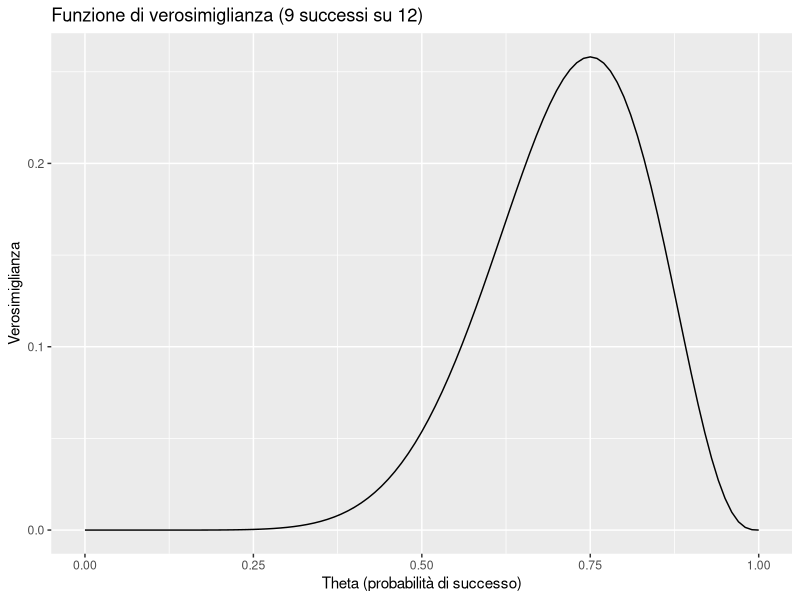
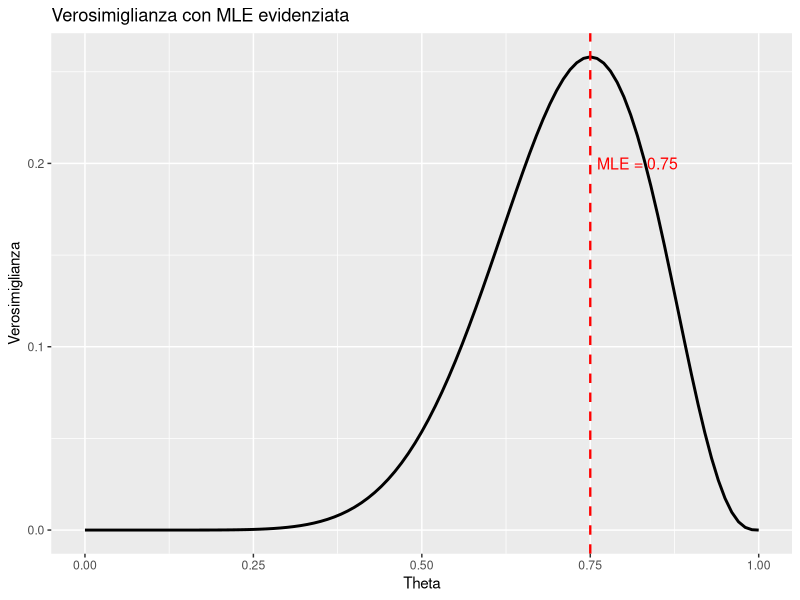
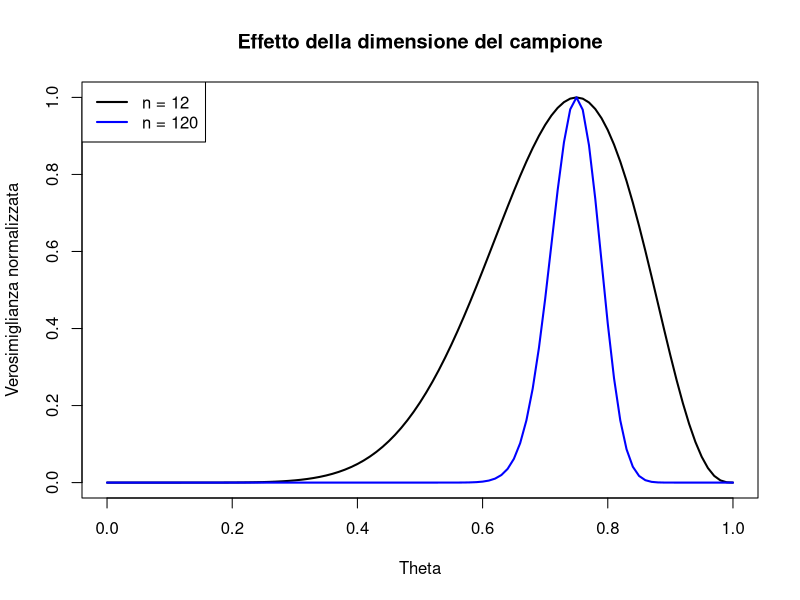
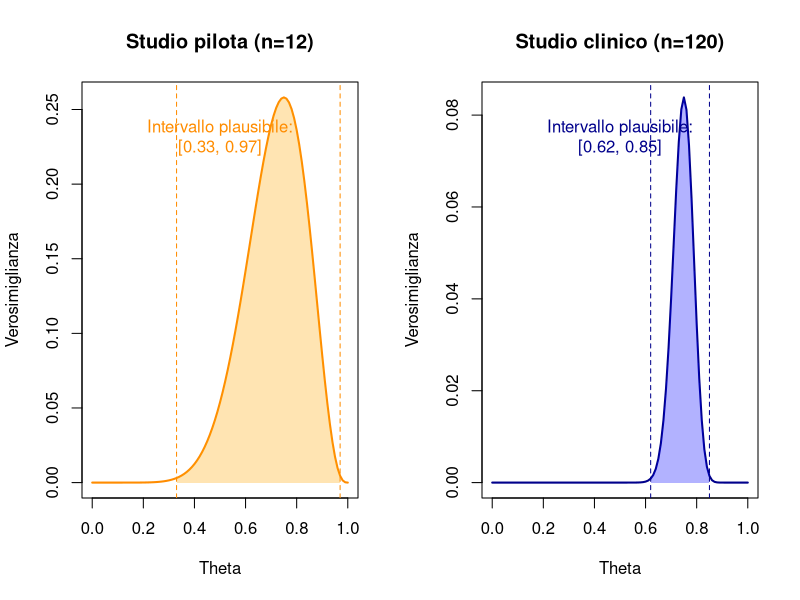
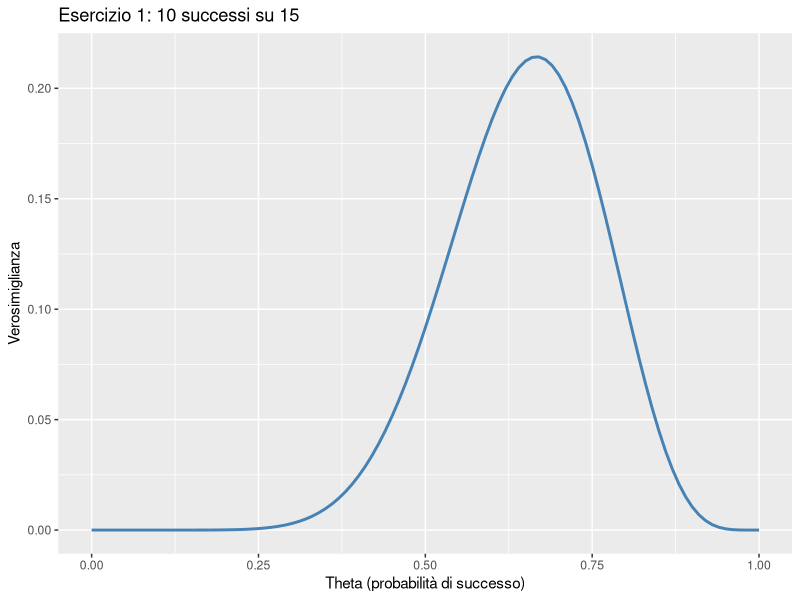
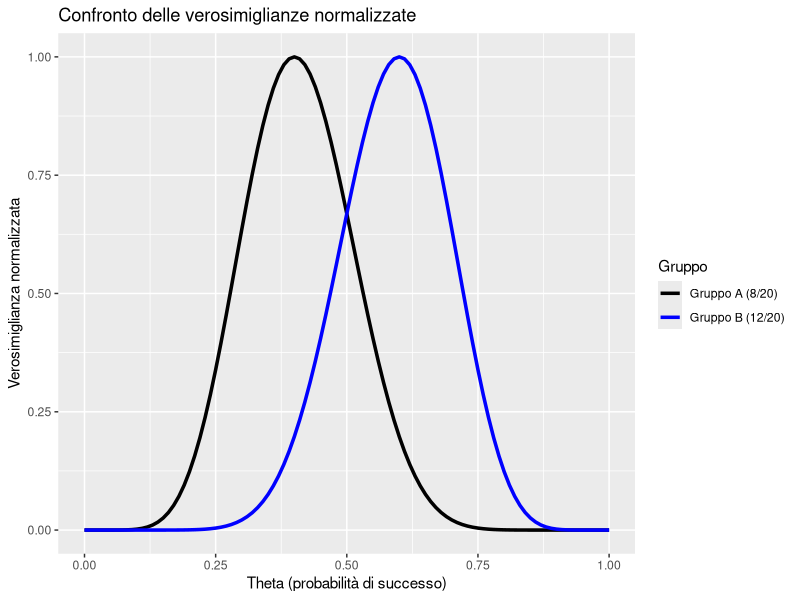
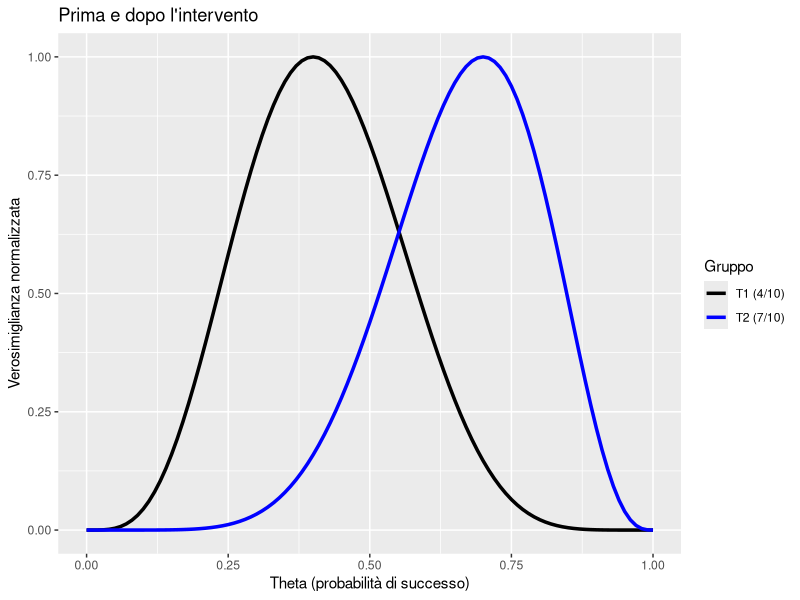
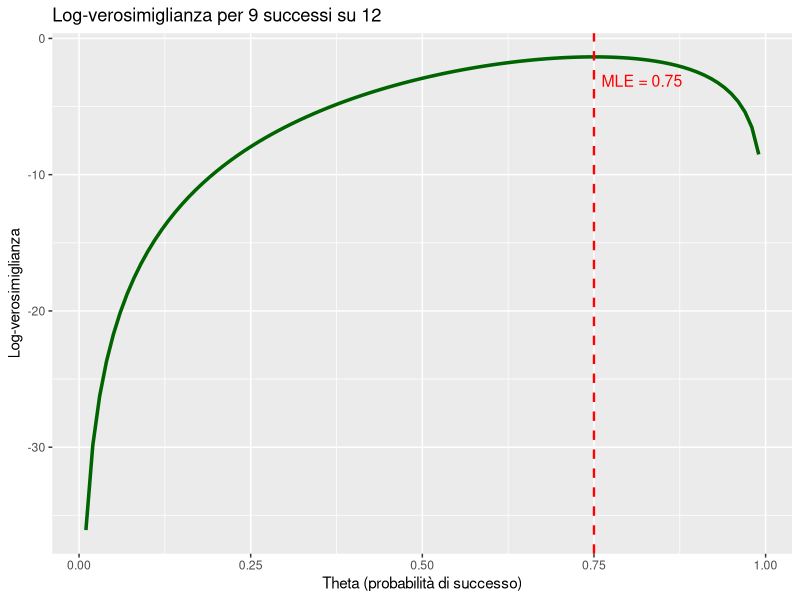

The R script that drew these images, in order:
## ---- chunk 1
#| echo: false
set.seed(42)
## ---- chunk 2
n <- 12 # Numero totale di pazienti
y <- 9 # Numero di successi (miglioramenti)
## ---- chunk 3
# Verosimiglianza per theta = 0.5
dbinom(x = 9, size = 12, prob = 0.5)
## ---- chunk 4
# Verosimiglianza per theta = 0.75
dbinom(x = 9, size = 12, prob = 0.75)
## ---- chunk 5
dbinom(9, 12, prob = 0.5)   # theta = 0.5
dbinom(9, 12, prob = 0.75)  # theta = 0.75
dbinom(9, 12, prob = 0.9)   # theta = 0.9
## ---- chunk 6
# Valori di theta da 0 a 1, a intervalli di 0.01
theta <- seq(from = 0, to = 1, by = 0.01)
## ---- chunk 7
# Esaminiamo i primi 10 valori
theta[1:10]
## ---- chunk 8
# Quanti valori abbiamo?
length(theta)
## ---- chunk 9
# Calcola la verosimiglianza per TUTTI i valori di theta
verosim <- dbinom(x = 9, size = 12, prob = theta)
## ---- chunk 10
# Prime 10 verosimiglianze
head(verosim, 10)
## ---- chunk 11
# Dimensione: tanti valori di verosimiglianza quanti sono i valori di theta
length(verosim)
## ---- chunk 12
library(ggplot2)
g1 <- ggplot(
  data.frame(theta = theta, verosim = verosim), 
  aes(x = theta, y = verosim)) +
  geom_line() +
  labs(x = "Theta (probabilità di successo)",
       y = "Verosimiglianza",
       title = "Funzione di verosimiglianza (9 successi su 12)"
  )
## ---- chunk 13
#| echo: false

g1
## ---- chunk 14
# Il valore più alto che raggiunge la nostra curva
massimo_verosim <- max(verosim)
massimo_verosim
## ---- chunk 15
# which.max() ci dice DOVE si trova il massimo
# Pensa: "which" = "quale", "max" = "massimo"
posizione_massimo <- which.max(verosim)
posizione_massimo
## ---- chunk 16
# Prendiamo il θ che corrisponde a quella posizione
theta_massimo <- theta[posizione_massimo]
theta_massimo
## ---- chunk 17
# Creiamo un dataframe con i dati
dati <- data.frame(theta = theta, verosim = verosim)

g2 <- ggplot(dati, aes(x = theta, y = verosim)) +
  # Linea della curva di verosimiglianza
  geom_line(color = "black", size = 1) +
  # Linea verticale rossa tratteggiata alla MLE
  geom_vline(xintercept = 0.75, color = "red", linetype = "dashed", size = 0.8) +
  # Etichetta del testo
  annotate("text", x = 0.82, y = 0.2, 
           label = "MLE = 0.75", color = "red", size = 4) +
  # Titoli degli assi
  labs(x = "Theta", 
       y = "Verosimiglianza",
       title = "Verosimiglianza con MLE evidenziata")
## ---- chunk 18
#| echo: false
g2
## ---- chunk 19
# Caso 1: n = 12
verosim_12 <- dbinom(9, 12, prob = theta)

# Caso 2: n = 120
verosim_120 <- dbinom(90, 120, prob = theta)
## ---- chunk 20
verosim_12_norm <- verosim_12 / max(verosim_12)
verosim_120_norm <- verosim_120 / max(verosim_120)
## ---- chunk 21
plot(theta, verosim_12_norm, type = "l", lwd = 2,
     xlab = "Theta", ylab = "Verosimiglianza normalizzata",
     main = "Effetto della dimensione del campione")
lines(theta, verosim_120_norm, col = "blue", lwd = 2)
legend("topleft", c("n = 12", "n = 120"), col = c("black", "blue"), lwd = 2)
## ---- chunk 22
#| echo: false
#| fig-height: 4.5
# Creiamo una visualizzazione che mostra l'intervallo plausibile
# per ciascuno scenario

# Per n=12: troviamo dove la verosimiglianza è > 1% del massimo
soglia_12 <- max(verosim_12) * 0.01
intervallo_12 <- theta[verosim_12 > soglia_12]

# Per n=120: stessa soglia
soglia_120 <- max(verosim_120) * 0.01
intervallo_120 <- theta[verosim_120 > soglia_120]

# Visualizziamo
par(mfrow = c(1, 2))

# Plot per n=12
plot(theta, verosim_12, type = "l", lwd = 2, col = "darkorange",
     ylab = "Verosimiglianza", xlab = "Theta",
     main = "Studio pilota (n=12)")
polygon(c(min(intervallo_12), intervallo_12, max(intervallo_12)), 
        c(0, verosim_12[verosim_12 > soglia_12], 0), 
        col = rgb(1, 0.65, 0, 0.3), border = NA)
abline(v = c(min(intervallo_12), max(intervallo_12)), 
       lty = 2, col = "darkorange")
text(0.5, max(verosim_12)*0.9, 
     sprintf("Intervallo plausibile:\n[%.2f, %.2f]", 
             min(intervallo_12), max(intervallo_12)),
     col = "darkorange")

# Plot per n=120
plot(theta, verosim_120, type = "l", lwd = 2, col = "darkblue",
     ylab = "Verosimiglianza", xlab = "Theta",
     main = "Studio clinico (n=120)")
polygon(c(min(intervallo_120), intervallo_120, max(intervallo_120)), 
        c(0, verosim_120[verosim_120 > soglia_120], 0), 
        col = rgb(0, 0, 1, 0.3), border = NA)
abline(v = c(min(intervallo_120), max(intervallo_120)), 
       lty = 2, col = "darkblue")
text(0.5, max(verosim_120)*0.9, 
     sprintf("Intervallo plausibile:\n[%.2f, %.2f]", 
             min(intervallo_120), max(intervallo_120)),
     col = "darkblue")
## ---- chunk 23
# Dati
n <- 15
y <- 10

# Verosimiglianze puntuali
dbinom(y, n, prob = 0.5)
dbinom(y, n, prob = 0.6)
dbinom(y, n, prob = 0.7)
## ---- chunk 24
#| fig-height: 4.5
theta <- seq(0, 1, by = 0.01)
verosim <- dbinom(y, n, prob = theta)

# Creazione del dataframe per ggplot
dati <- data.frame(theta = theta, verosim = verosim)

# Grafico con ggplot2
g3 <- ggplot(dati, aes(x = theta, y = verosim)) +
  geom_line(linewidth = 1, color = "steelblue") +
  labs(
    x = "Theta (probabilità di successo)",
    y = "Verosimiglianza",
    title = "Esercizio 1: 10 successi su 15"
  ) 
## ---- chunk 25
#| echo: false
g3
## ---- chunk 26
# MLE
theta[which.max(verosim)]

# Verifica
y / n
## ---- chunk 27
#| fig-height: 4.5
theta <- seq(0, 1, by = 0.01)
verosim_A <- dbinom(8, 20, prob = theta)
verosim_B <- dbinom(12, 20, prob = theta)

# Normalizzazione
verosim_A_norm <- verosim_A / max(verosim_A)
verosim_B_norm <- verosim_B / max(verosim_B)

# Creazione del dataframe per ggplot
dati <- data.frame(
  theta = rep(theta, 2),
  verosim = c(verosim_A_norm, verosim_B_norm),
  gruppo = rep(c("Gruppo A (8/20)", "Gruppo B (12/20)"), each = length(theta))
)

# Grafico con ggplot2
g4 <- ggplot(dati, aes(x = theta, y = verosim, color = gruppo)) +
  geom_line(linewidth = 1.2) +
  scale_color_manual(
    values = c("Gruppo A (8/20)" = "black", "Gruppo B (12/20)" = "blue")
  ) +
  labs(
    x = "Theta (probabilità di successo)",
    y = "Verosimiglianza normalizzata",
    color = "Gruppo",
    title = "Confronto delle verosimiglianze normalizzate"
  ) 
## ---- chunk 28
#| echo: false
g4
## ---- chunk 29
verosim_T1 <- dbinom(4, 10, prob = theta)
verosim_T2 <- dbinom(7, 10, prob = theta)

# Normalizzazione
verosim_T1_norm <- verosim_T1 / max(verosim_T1)
verosim_T2_norm <- verosim_T2 / max(verosim_T2)

# Creazione del dataframe per ggplot
dati <- data.frame(
  theta = rep(theta, 2),
  verosim = c(verosim_T1_norm, verosim_T2_norm),
  gruppo = rep(c("T1 (4/10)", "T2 (7/10)"), each = length(theta))
)

# Grafico con ggplot2
g5 <- ggplot(dati, aes(x = theta, y = verosim, color = gruppo)) +
  geom_line(linewidth = 1.2) +
  scale_color_manual(
    values = c("T1 (4/10)" = "black", "T2 (7/10)" = "blue")
  ) +
  labs(
    x = "Theta (probabilità di successo)",
    y = "Verosimiglianza normalizzata",
    color = "Gruppo",
    title = "Prima e dopo l'intervento"
  )
## ---- chunk 30
#| echo: false
g5
## ---- chunk 31
# Con n = 100
dbinom(75, 100, prob = 0.75)
## ---- chunk 32
# Con n = 10000
dbinom(7500, 10000, prob = 0.75)
## ---- chunk 33
# Log-verosimiglianza
log(dbinom(7500, 10000, prob = 0.75))
## ---- chunk 34
dbinom(7500, 10000, prob = 0.75, log = TRUE)
## ---- chunk 35
theta <- seq(0.01, 0.99, by = 0.01)  # Evita log(0)
loglik <- dbinom(9, 12, prob = theta, log = TRUE)

# Creazione del dataframe per ggplot
dati <- data.frame(theta = theta, loglik = loglik)

# Calcolo della MLE (massima log-verosimiglianza)
mle_theta <- theta[which.max(loglik)]

# Grafico base
g6 <- ggplot(dati, aes(x = theta, y = loglik)) +
  geom_line(linewidth = 1.2, color = "darkgreen") +
  geom_vline(xintercept = mle_theta, linetype = "dashed", 
             color = "red", linewidth = 0.8) +
  annotate("text", x = mle_theta + 0.07, y = max(loglik) - 1.75,
           label = paste0("MLE = ", round(mle_theta, 3)),
           color = "red", size = 4) +
  labs(
    x = "Theta (probabilità di successo)",
    y = "Log-verosimiglianza",
    title = "Log-verosimiglianza per 9 successi su 12"
  )
## ---- chunk 36
#| echo: false
g6
## ---- chunk 37
theta[which.max(loglik)]
